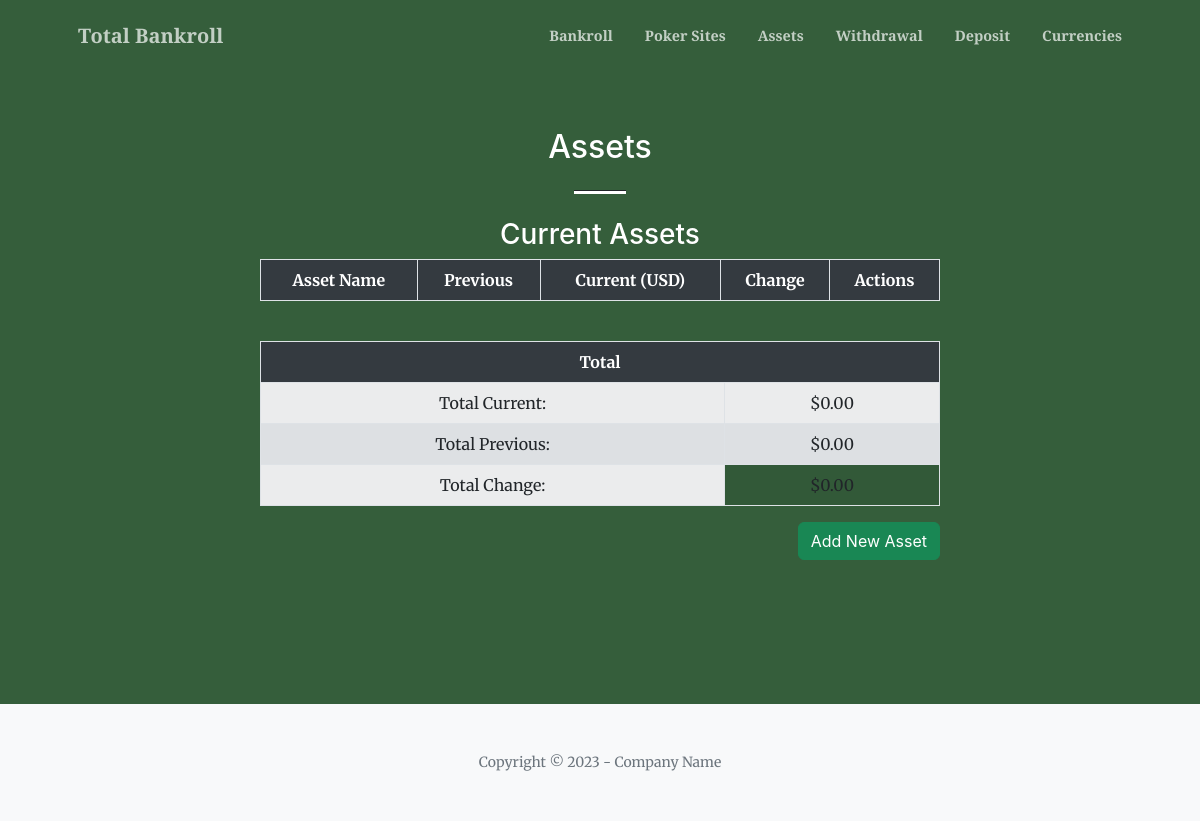
Before: /assets with the older database file.
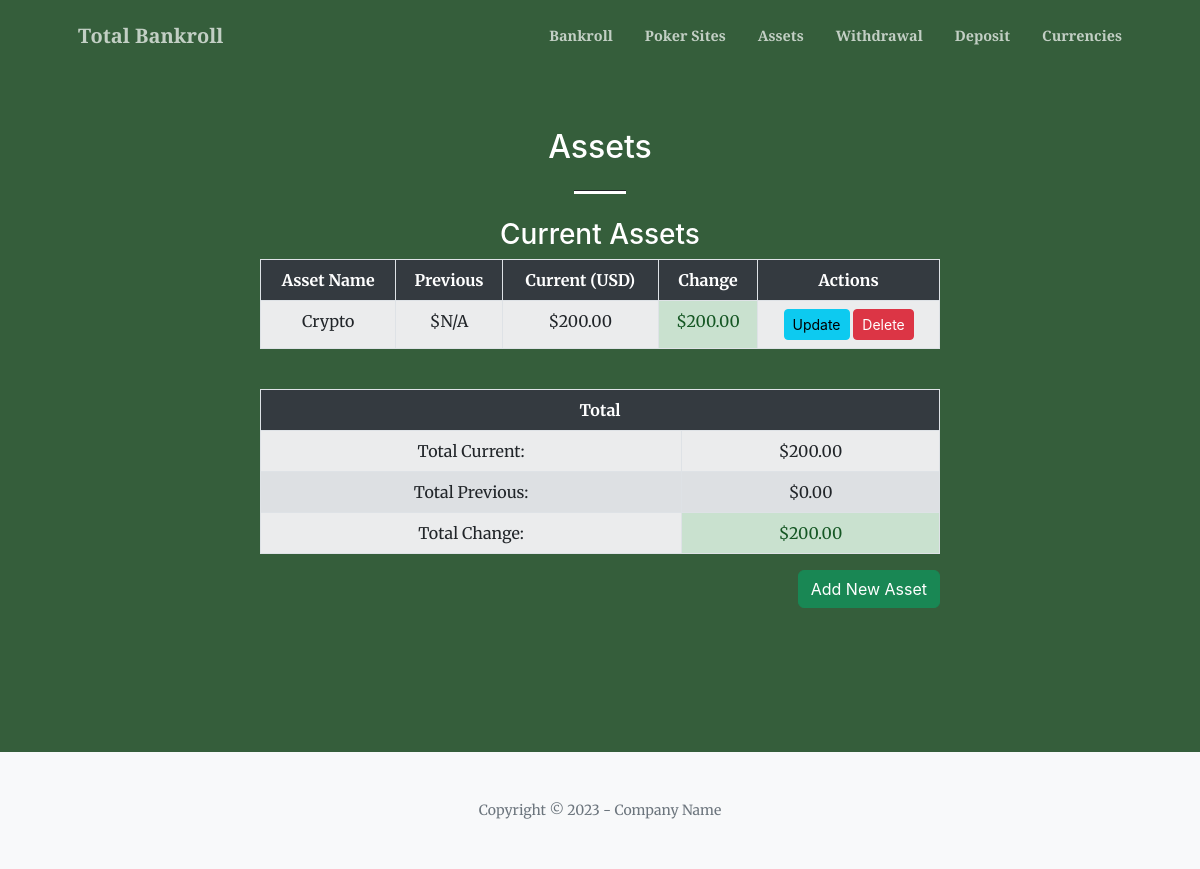
After: the same page with the newer database file.
### tables this page shows
CREATE TABLE assets (
    id INTEGER PRIMARY KEY AUTOINCREMENT,
    name TEXT NOT NULL,
    amount REAL NOT NULL,
    last_updated TEXT NOT NULL,
    currency TEXT NOT NULL DEFAULT 'Dollar'
);

### src/total_bankroll/main.py (the view)
@app.route("/assets")
def assets_page():
    db = get_db()
    assets_data = db.execute("""
        WITH RankedAssets AS (
            SELECT
                id,
                name,
                amount,
                last_updated,
                currency,
                ROW_NUMBER() OVER (PARTITION BY name ORDER BY last_updated DESC) as rn
            FROM assets
        )
        SELECT
            a1.id,
            a1.name,
            CAST(a1.amount AS REAL) AS current_amount,
            CAST(a2.amount AS REAL) AS previous_amount,
            a1.currency
        FROM RankedAssets a1
        LEFT JOIN RankedAssets a2
            ON a1.name = a2.name AND a2.rn = 2
        WHERE a1.rn = 1
        ORDER BY a1.name
    """).fetchall()
    total_current = sum(asset['current_amount'] for asset in assets_data)
    total_previous = sum(asset['previous_amount'] if asset['previous_amount'] is not None else 0 for asset in assets_data)
    currencies = db.execute("""
        SELECT name FROM currency
        ORDER BY
            CASE name
                WHEN 'US Dollar' THEN 1
                WHEN 'British Pound' THEN 2
                WHEN 'Euro' THEN 3
                ELSE 4
            END,
            name
    """).fetchall()
    return render_template("assets.html", assets=assets_data, currencies=currencies, total_current=total_current, total_previous=total_previous)

### src/total_bankroll/main.py (called while the page is built)
def get_db():
    conn = sqlite3.connect(DATABASE)
    conn.row_factory = sqlite3.Row
    return conn

### src/total_bankroll/templates/assets.html
{% extends "base.html" %}
{% block content %}
<section class="page-section bg-primary" id="assets">
    <div class="container px-4 px-lg-5">
        <div class="row gx-4 gx-lg-5 justify-content-center">
            <div class="col-lg-8 text-center">
                <h2 class="text-white mt-0">Assets</h2>
                <hr class="divider divider-light" />
                <h3 class="text-white mt-0">Current Assets</h3>
                <div class="col-lg-12">
                    <div class="table-responsive">
                        <table class="table table-striped table-bordered">
                            <thead class="table-header-dark">
                                <tr>
                                    <th scope="col">Asset Name</th>
                                    <th scope="col">Previous</th>
                                    <th scope="col">Current (USD)</th>
                                    <th scope="col">Change</th>
                                    <th scope="col">Actions</th>
                                </tr>
                            </thead>
                            <tbody>
                                {% for asset in assets %}
                                    <tr>
                                        <td>{{ asset.name }}</td>
                                        <td>${{ "%.2f" | format(asset.previous_amount) if asset.previous_amount is not none else "N/A" }}</td>
                                        <td>${{ "%.2f" | format(asset.current_amount) }}</td>
                                        <td class="{% if (asset.current_amount - (asset.previous_amount if asset.previous_amount is not none else 0)) > 0 %}change-positive{% elif (asset.current_amount - (asset.previous_amount if asset.previous_amount is not none else 0)) < 0 %}change-negative{% else %}change-zero{% endif %}">${{ "%.2f" | format(asset.current_amount - (asset.previous_amount if asset.previous_amount is not none else 0)) }}</td>
                                        <td>
                                            <a href="#" class="btn btn-sm btn-info update-modal-btn" data-bs-toggle="modal" data-bs-target="#generalModal" data-url="{{ url_for('update_asset', asset_name=asset.name) }}">Update</a>
                                            <a href="#" class="btn btn-sm btn-danger delete-modal-btn" data-bs-toggle="modal" data-bs-target="#generalModal" data-url="{{ url_for('confirm_delete', item_type='asset', item_id=asset.id) }}">Delete</a>
                                        </td>
                                    </tr>
                                {% endfor %}
                            </tbody>
                        </table>
                    </div>
                    <div class="table-responsive mt-4">
                        <table class="table table-striped table-bordered">
                            <thead class="table-header-dark">
                                <tr>
                                    <th scope="col" colspan="2" class="text-center">Total</th>
                                </tr>
                            </thead>
                            <tbody>
                                <tr>
                                    <td>Total Current:</td>
                                    <td>${{ "%.2f" | format(total_current) }}</td>
                                </tr>
                                <tr>
                                    <td>Total Previous:</td>
                                    <td>${{ "%.2f" | format(total_previous) }}</td>
                                </tr>
                                <tr>
                                    <td>Total Change:</td>
                                    <td class="{% if (total_current - total_previous) > 0 %}change-positive{% elif (total_current - total_previous) < 0 %}change-negative{% else %}change-zero{% endif %}">${{ "%.2f" | format(total_current - total_previous) }}</td>
                                </tr>
                            </tbody>
                        </table>
                    </div>
                    <div class="text-end mb-3">
                        <button type="button" class="btn btn-success" data-bs-toggle="modal" data-bs-target="#generalModal" data-url="{{ url_for('add_asset') }}">Add New Asset</button>
                    </div>
                </div>
            </div>
        </div>
    </div>
</section>
{% endblock %}

### src/total_bankroll/templates/base.html (shortened to what this page needs)
<!DOCTYPE html>
<html lang="en">
    <head>
        <link href="https://cdn.jsdelivr.net/npm/bootstrap-icons@1.5.0/font/bootstrap-icons.css" rel="stylesheet" />
        <link href="https://cdnjs.cloudflare.com/ajax/libs/SimpleLightbox/2.1.0/simpleLightbox.min.css" rel="stylesheet" />
        <link href="{{ url_for('static', filename='css/styles.css') }}" rel="stylesheet" />
    </head>
    <body id="page-top">
        <nav class="navbar navbar-expand-lg navbar-light fixed-top py-3" id="mainNav">
            <div class="container px-4 px-lg-5">
                <a class="navbar-brand" href="/">Total Bankroll</a>
                <div class="collapse navbar-collapse" id="navbarResponsive">
                    <ul class="navbar-nav ms-auto my-2 my-lg-0">
                        <li class="nav-item"><a class="nav-link" href="/">Bankroll</a></li>
                        <li class="nav-item"><a class="nav-link" href="/poker_sites">Poker Sites</a></li>
                        <li class="nav-item"><a class="nav-link" href="/assets">Assets</a></li>
                        <li class="nav-item"><a class="nav-link" href="/withdrawal">Withdrawal</a></li>
                        <li class="nav-item"><a class="nav-link" href="/deposit">Deposit</a></li>
                        <li class="nav-item"><a class="nav-link" href="/currencies">Currencies</a></li>
                    </ul>
                </div>
            </div>
        </nav>
        {% block content %}{% endblock %}
        <footer class="bg-light py-5">
            <div class="container px-4 px-lg-5"><div class="small text-center text-muted">Copyright &copy; 2023 - Company Name</div></div>
        </footer>
</body>
</html>

Changed rows visible on the page:
added assets: name "Crypto", previous_amount "N/A", current_amount "200.00", amount "200.00"
Other visible differences:
{{ "%.2f" | format(total_current) }}: "0.00" → "200.00"
{{ "%.2f" | format(total_current - total_previous) }}: "0.00" → "200.00"
